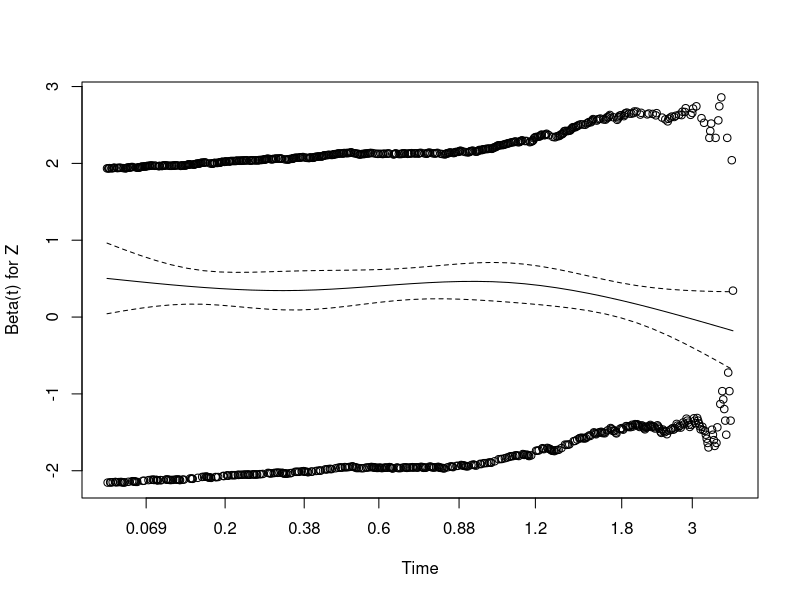
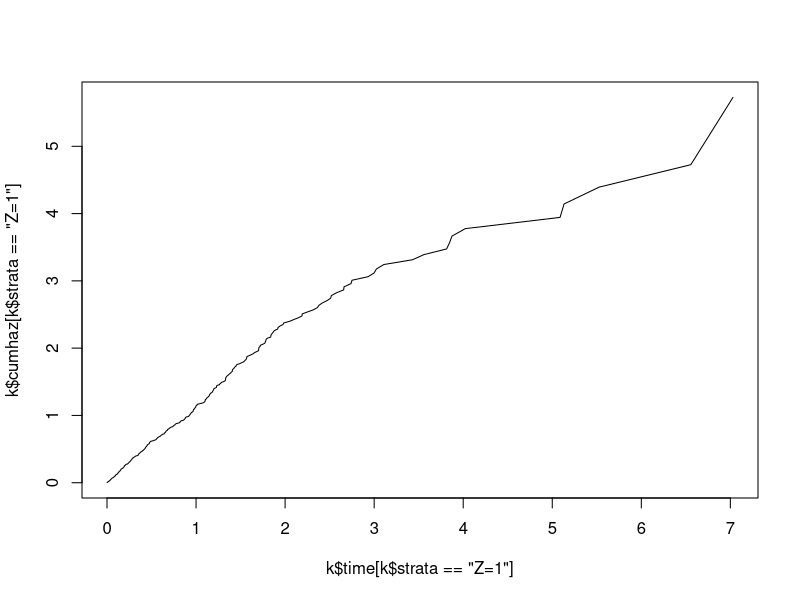

The R script that drew these images, in order: (Note: this script raises an error after producing the figures.)
# Author: Philani Brian Mpofu
# Purpose: Develop code for identifying change-points for piecewise Cox Models

library(tidyverse)
library(dplyr)
library(survival)
set.seed(2985)


#-- Generate piecewise exponential data

# 1. Generate uniform random variable
U <- runif(1000)

generate_piece_exp <- function(u){
  n = length(u)
  id = 1:n
  # 1. Treatment indicator
  Z <- rbinom(n=n, size=1, prob=0.5)
  # hazards of events
  #-- before time 2
  h1 <- exp(-0.25 + 0.5*Z)
  #-- after time 2
  h2 <- exp(-0.25 - 0.5*Z)
  
  cut = exp(-2*h1)
  
  event_time = if_else(u > cut, -log(u)/h1, 2 - (log(u) + 2*h1)/h2)
  
  cens_time = rexp(n=n, rate = 0.1)
  
  t = pmin(event_time, cens_time)
  
  event = as.numeric(event_time == t)
  
  out = data.frame(id =id, Z = Z,
                   t = t,
                   event = event)
  
  return(out)
}

data_gen <- generate_piece_exp(U)

data_gen %>% 
  group_by(Z,event) %>% 
  summarise(n= n()) %>% 
  mutate(freq = round(100*n/sum(n), 2))

# Cox model
cox.mod <- coxph(Surv(t, event = event)~ Z, data= data_gen)
summary(cox.mod)

#-- 1. Scaled-Schoenfeld residual approach
mod_sch <-  cox.zph(cox.mod)
mod_sch
plot(mod_sch)

#-- Find all the event times
KM_times <-  survfit(Surv(t, event)~ Z, 
                     data= data_gen)
k <- summary(KM_times)
event_times <- KM_times$time
event_times <- event_times[c(-1, -length(event_times ))]

plot(k$time[k$strata=="Z=1"], 
     k$cumhaz[k$strata=="Z=1"], type="l")

#-- Let's try a piecewise linear model;((
find_cut = function(time_vec){
  time_vec_list = as.list(time_vec)
  extract_part_lik <-  function(t_thresh){
    # create counting process style dataset
    cp_data <- survSplit(Surv(t, event) ~.,
                         data= data_gen,
                         zero= 0, 
                         cut= c(t_thresh),
                         episode = "interval",
                         event="event")
    
    cox_mod_piece <- coxph(Surv(tstart, t, event) ~ Z:strata(interval) ,
                           cluster =id,
                           data = cp_data,
                           ties ="breslow")
    loglike = as.numeric(logLik(cox_mod_piece))
    return(loglike)
  }
  
  list_log_lik = lapply(time_vec_list, function(x) extract_part_lik(x))
  loglike = do.call(rbind,  list_log_lik)
  out = data.frame(time_vec, loglike)
  return(out)
}

times <- seq(0.5, 7, length.out = 1000)
partial_like_time = find_cut(event_times)

plot(partial_like_time$time_vec, partial_like_time$loglike, type="l")


cp_data <- survSplit(Surv(t, event) ~.,
                     data= data_gen,
                     zero= 0, 
                     cut= c(1),
                     episode = "interval",
                     event="event")

cox_mod_piece <- coxph(Surv(tstart, t, event) ~ Z:strata(interval),
                       cluster = id,
                       data = cp_data,
                       ties ="breslow")
summary(cox_mod_piece)
mod_sch1 <-  cox.zph(cox_mod_piece)
mod_sch1
plot(mod_sch1)
